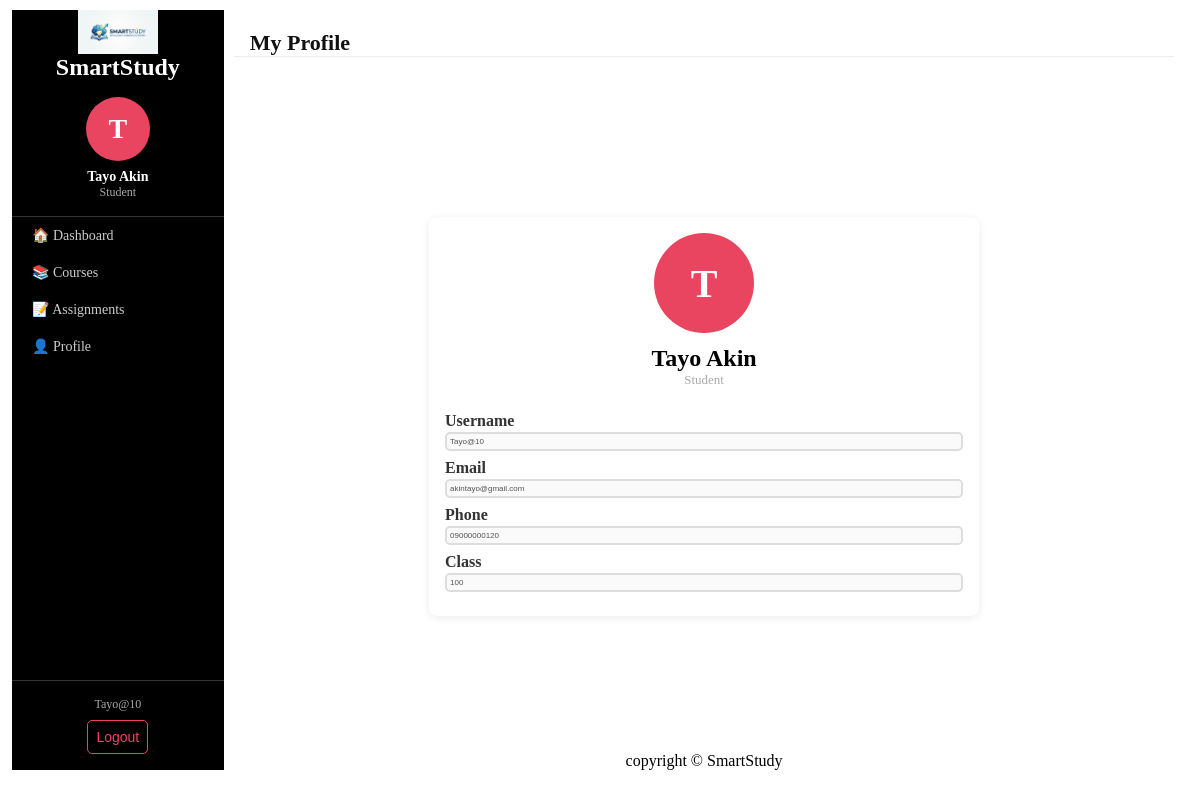
The app's page /dashboard/student/profile/ (signed in) with its own data.
### portal/models.py (models this page shows, shortened)
class CustomUser(AbstractUser):
    ROLE_CHOICE = [
        ('student', 'Student'),
        ('parent', 'Parent'),
        ('staff', 'Staff'),
        ('Admin', 'Admin'),
    ]
    role = models.CharField(max_length=10, choices=ROLE_CHOICE)
    phone = models.CharField(max_length=20, blank=True)
    image = models.ImageField(upload_to='students/', blank=True, null=True)
    class_name = models.CharField(max_length=20, blank=True)
    children = models.ManyToManyField('self', blank=True,)
    @property
    def is_student(self):
        return self.role == 'student'

### account/views.py (the view)
# urls.py: path('dashboard/student/profile/', views.student_profile, name='student_profile'),
@login_required(login_url='login')
def student_profile(request):
    context = {'student': request.user}
    return render(request, 'account/student_profile.html', context)

### templates/account/student_profile.html (shortened to what this page needs)
{% extends 'base.html' %}
{% block content %}
<div class="page-header">
    <h1>My Profile</h1>
</div>
<div class="container">
    <div class="card" style="max-width:550px;">
        <div style="text-align:center; margin-bottom:24px;">
            {% if student.image %}
                <img src="{{ student.image.url }}"
                     alt="Profile Photo"
                     style="width:100px; height:100px; border-radius:50%; object-fit:cover;">
            {% else %}
                <div class="avatar-placeholder" style="margin:0 auto; width:100px; height:100px; font-size:40px;">
                    {{ student.get_full_name|first }}
                </div>
            {% endif %}
            <h2 style="margin-top:12px;">{{ student.get_full_name }}</h2>
            <p style="color:#aaa; font-size:13px;">{{ student.role|capfirst }}</p>
        </div>
        <div class="form">
            <p>
                <label>Username</label>
                <input type="text" value="{{ student.username }}" disabled>
            </p>
            <p>
                <label>Email</label>
                <input type="text" value="{{ student.email }}" disabled>
            </p>
            <p>
                <label>Phone</label>
                <input type="text" value="{{ student.phone|default:'—' }}" disabled>
            </p>
            <p>
                <label>Class</label>
                <input type="text" value="{{ student.class_name|default:'—' }}" disabled>
            </p>
        </div>
    </div>
</div>
{% endblock %}

### templates/base.html (shortened to what this page needs)
{% load static %}
<!DOCTYPE html>
<html lang="en">
<head>
    <link rel='stylesheet' href="{% static 'css/main.css' %}">
</head>
<body>
    <nav>
        <a href="/" class="logo">
            <img src="{% static 'image/logo.png' %}" alt="SmartStudy Logo">
        </a>
        <h2>SmartStudy</h2>
        {% if request.user.is_authenticated %}
            <div class="sidebar-profile">
                {% if request.user.image %}
                    <img src="{{ request.user.image.url }}" alt="Profile Photo" class="profile-img">
                {% else %}
                    <div class="avatar-placeholder">{{ request.user.get_full_name|first }}</div>
                {% endif %}
                <p class="sidebar-name">{{ request.user.get_full_name }}</p>
                <p class="sidebar-role">{{ request.user.role|capfirst }}</p>
            </div>
            <div class="nav-links">
                {% if request.user.is_student %}
                    <a href="{% url 'student_dashboard' %}">🏠 Dashboard</a>
                    <a href="{% url 'student_courses' %}">📚 Courses</a>
                    <a href="{% url 'student_assignments' %}">📝 Assignments</a>
                    <a href="{% url 'student_profile' %}">👤 Profile</a>
                {% elif request.user.is_admin %}
                    <a href="{% url 'admin_dashboard' %}">🏠 Dashboard</a>
                    <a href="{% url 'admin_enrollments' %}">📋 Enrollments</a>
                    <a href="{% url 'admin_enroll_student' %}">➕ Enroll Student</a>
                    <a href="{% url 'admin_add_student' %}">👤 Add New Student</a>
                {% endif %}
            </div>
            <div class="sidebar-footer">
                <span class="sidebar-username">{{ request.user.username }}</span>
                <form action="{% url 'logout' %}" method="post">
                    <button type="submit" class="logout-btn">Logout</button>
                </form>
            </div>
        {% endif %}
    </nav>
    <main>
        {% block content %}
        {% endblock %}
        <footer>
            <p>copyright &copy; SmartStudy</p>
        </footer>
    </main>
</body>
</html>

### static/css/main.css (style rules this page uses)
* { margin: 0; padding: 0; box-sizing: border-box; }
body { width: 98%; margin:10px auto; display: flex; gap: 10px; justify-content: start; align-items: start; }
nav { background-color: black; width: 18%; height: 95vh; display: flex; flex-direction: column; align-items: center; justify-content: start; color: white; }
.logo img { max-width: 80px; height: auto; display: flex; justify-content: start; }
.topNav,.navRight,.nav-links { display: flex; align-items: center; flex-direction: column; width: 100%; color: white; }
.sidebar-profile { display: flex; flex-direction: column; align-items: center; padding: 16px 0; border-bottom: 1px solid #333; width: 100%; }
.avatar-placeholder { width: 64px; height: 64px; border-radius: 50%; background-color: #e94560; color: white; font-size: 28px; font-weight: bold; display: flex; align-items: center; justify-content: center; margin-bottom: 8px; }
.sidebar-name { color: white; font-weight: 600; font-size: 14px; text-align: center; }
.sidebar-role { color: #aaa; font-size: 12px; }
.nav-links a { display: block; width: 100%; padding: 10px 20px; color: #ccc; text-decoration: none; font-size: 14px; transition: background 0.2s, color 0.2s; }
.sidebar-footer { margin-top: auto; width: 100%; padding: 16px; border-top: 1px solid #333; display: flex; flex-direction: column; align-items: center; gap: 8px; }
.sidebar-username { color: #aaa; font-size: 12px; }
.logout-btn { width: 100%; padding: 8px; background-color: transparent; color: #e94560; border: 1px solid #e94560; border-radius: 5px; cursor: pointer; font-size: 14px; transition: background 0.2s, color 0.2s; }
.page-header { padding: 20px 16px 0; border-bottom: 1px solid #eee; margin-bottom: 16px; }
.page-header h1 { font-size: 22px; color: #111; }
main { width: 80%; height: 95vh; display: flex; flex-direction: column; justify-content: space-between; }
footer { display: flex; margin-inline: auto; align-items: center; }
.container { margin-top: 20px; display: flex; justify-content: center; align-items: center; padding: 3rem 1rem; min-height: 60vh; }
.card { background: #000; padding: 2.5rem; border-radius: 10px; box-shadow: 0 4px 15px rgba(0, 0, 0, 0.1); width: 100%; max-width: 450px; }
.form p { margin-bottom: 8px; }
.form label { display: block; font-weight: 600; color: #333; }
.form input { width: 100% ; padding: 3px; border: 2px solid #ddd; border-radius: 5px; font-size: 8px; }
.card { background: white; border-radius: 8px; padding: 16px; margin-bottom: 12px; box-shadow: 0 2px 8px rgba(0,0,0,0.08); }

### records on screen
CustomUser: user.get_full_name|first "T", user.get_full_name "Tayo Akin", user.role "Student", user.username "Tayo@10", get_full_name|first "T", get_full_name "Tayo Akin", role "Student", username "Tayo@10", email "akintayo@gmail.com", phone "09000000120", class_name "100"
